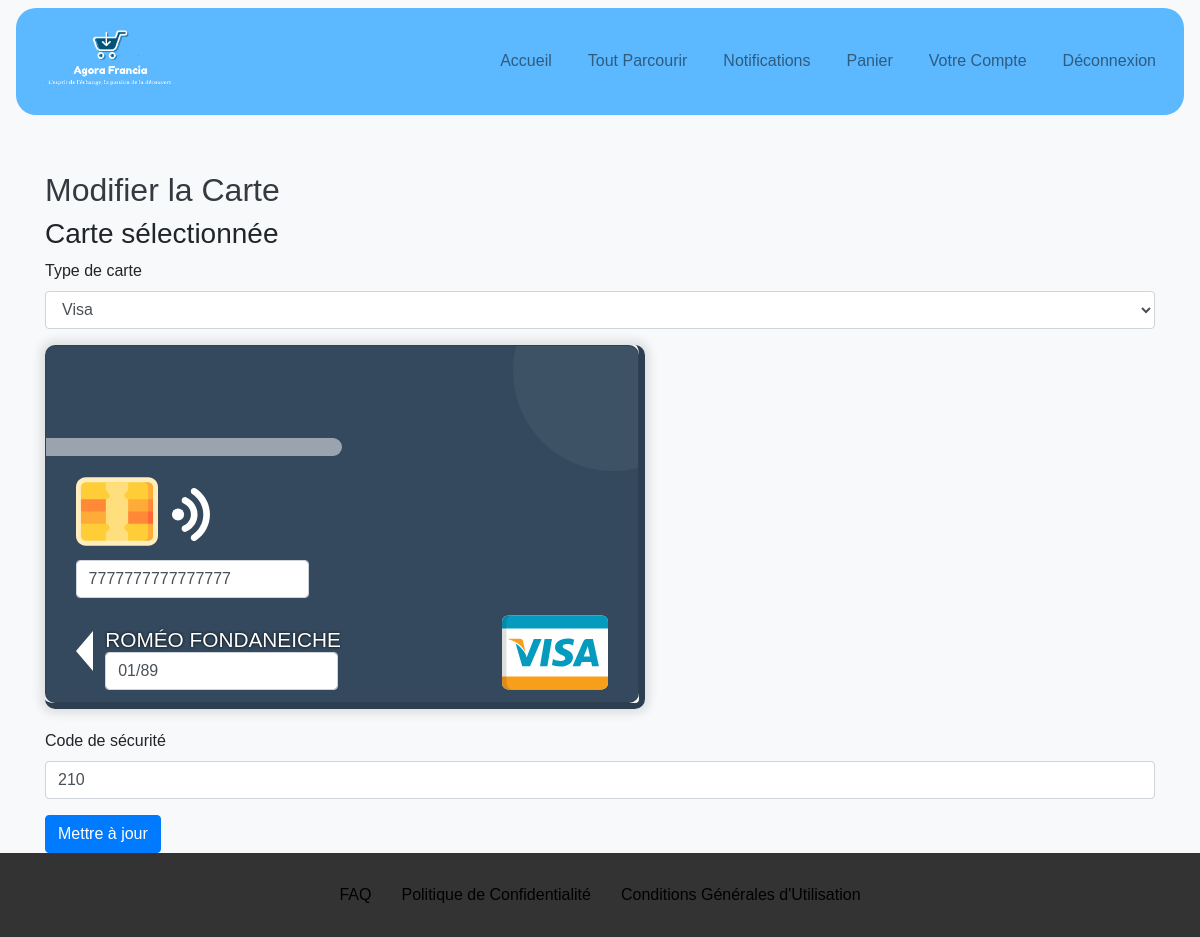
The app's page /SiteAGORA/card_edit.php?card_id=35 (signed in) with its own data.
### tables this page shows
CREATE TABLE `user_cards` (
  `id` int(11) NOT NULL,
  `user_id` int(11) NOT NULL,
  `card_type` varchar(20) NOT NULL,
  `card_number` varchar(16) NOT NULL,
  `expiry_date` varchar(5) NOT NULL,
  `security_code` int(4) NOT NULL,
  `created_at` timestamp NOT NULL DEFAULT CURRENT_TIMESTAMP
);

CREATE TABLE `users` (
  `id` int(11) NOT NULL,
  `name` varchar(100) NOT NULL,
  `email` varchar(100) NOT NULL,
  `password` varchar(255) NOT NULL,
  `created_at` timestamp NOT NULL DEFAULT CURRENT_TIMESTAMP,
  `address` varchar(255) DEFAULT NULL,
  `profile_picture` varchar(255) DEFAULT NULL,
  `user_type` enum('acheteur','vendeur','administrateur') NOT NULL DEFAULT 'acheteur',
  `background_image` varchar(255) DEFAULT NULL
);

### SiteAGORA/card_edit.php (the view, shortened to what this page needs)
<!DOCTYPE html>
<html lang="fr">
<head>
    <link rel="stylesheet" href="css/styles.css">
    <link rel="stylesheet" href="https://stackpath.bootstrapcdn.com/bootstrap/4.5.2/css/bootstrap.min.css">
</head>
<body>
    <?php
    include 'header.php';
    include 'db_connection.php';
    $card_id = $_GET['card_id'];
    $stmt = $conn->prepare("SELECT name FROM users WHERE id = ?");
    $stmt->bind_param("i", $user_id);
    $stmt->execute();
    $stmt->bind_result($name);
    $stmt = $conn->prepare("SELECT * FROM user_cards WHERE id = ?");
    $stmt->bind_param("i", $card_id);
    $stmt->execute();
    $result = $stmt->get_result();
    if ($result->num_rows > 0) {
        $card = $result->fetch_assoc();
    }
    ?>
    <div class="container mt-5">
        <h2>Modifier la Carte</h2>
        <form action="card_update.php" method="POST" enctype="multipart/form-data" id="profileForm">
            <h3>Carte sélectionnée</h3>
            <div id="cardContainer">
                <div class="form-group">
                    <label for="card_type">Type de carte</label>
                    <select class="form-control" id="card_type" name="card_type" required>
                        <option value="Visa" <?php if($card['card_type'] == "Visa") echo "selected"; ?>>Visa</option>
                    </select>
                </div>
                <div class="card-container">
                    <div class="card">
                        <img class="chip" src="./img/chip.svg"/>
                        <img class="contactless" src="./img/wifi-signal.svg"/>
                        <img class="visa" src="./img/visa.svg"/>
                        <p class="card-number">
                            <input type="nombre" class="form-control" id="card_number" name="card_number" value="<?php echo htmlspecialchars($card['card_number']); ?>" pattern="[0-9]*" placeholder="Numéro de carte" maxlength="16" required>
                        </p>
                        <div class="arrow"></div>
                        <p class="card-name"><?php echo htmlspecialchars($name); ?></p>
                        <p class="card-expire">
                            <input type="nombre" class="form-control" id="expiry_date" name="expiry_date" value="<?php echo substr(htmlspecialchars($card['expiry_date']), 0, 2) . substr(htmlspecialchars($card['expiry_date']), 2); ?>" placeholder="Date d'expiration (MM/YY)" maxlength="5">
                        </p>
                    </div>
                </div>
                <div class="form-group">
                    <label for="securityCode">Code de sécurité</label>
                    <input type="nombre" class="form-control" id="security_code" name="security_code" value="<?php echo htmlspecialchars($card['security_code']); ?>" placeholder="Code de sécurité (3 ou 4 chiffres)" maxlength="4" required>
                </div>
            </div>
            <button type="submit" class="btn btn-primary">Mettre à jour</button>
        </form>
    </div>
    <?php include 'footer.php'; ?>
</body>
</html>

### SiteAGORA/styles.css (style rules this page uses)
body { font-family: Arial, sans-serif; background-color: #f8f9fa; }
.container { margin-top: 50px; }
h2 { color: #343a40; }

### SiteAGORA/card_edit.php (style rules this page uses)
.card-container { border-radius: 10px; width: 100%; max-width: 600px; position: relative; box-shadow: 0px 0px 10px 5px rgba(0,0,0,0.1); border-bottom: 6px solid #2c3e50; border-right: 6px solid #2c3e50; margin-bottom: 20px; }
.card { background-color: rgb(52 73 94); position: relative; padding-top: 60%; overflow: hidden; border-radius: 10px; }
.chip { position: absolute; top: 35%; left: 5%; height: 23%; }
.contactless { position: absolute; top: 40%; left: 20%; height: 15%; transform: rotate(90deg); }
.visa { position: absolute; bottom: -1%; right: 5%; height: 30%; }
.card-number { position: absolute; top: 60%; left: 5%; font-size: 2.5rem; font-family: sans-serif; color: white; text-shadow: 0px 0px 5px black; }
.arrow { position: absolute; top: 80%; left: 5%; width: 0; height: 0; border-top: 20px solid transparent; border-bottom: 20px solid transparent; border-right:17px solid white; }
.card-name, .card-expire { position: absolute; left: 10%; font-family: sans-serif; color: white; text-transform: uppercase; text-shadow: 0px 0px 3px black; }
.card-name { top: 78%; font-size: 1.3rem; }
.card-expire { top: 86%; font-size: 1rem; }
.card::before { content: ""; position: absolute; display: inline-block; background-color: white; width: 50%; height: 5%; left: 0; top: 26%; border-top-right-radius: 50px; border-bottom-right-radius: 50px; opacity: 0.5; }
.card::after { content: ""; position: absolute; display: block; background-color: white; width: 200px; height: 200px; right: -75px; top:-75px; border-radius: 50%; opacity: 0.05; }

### SiteAGORA/header.php (style rules this page uses)
body { font-family: Arial, sans-serif; margin: 0; padding: 0; }

### records on screen
user_cards: card_type "Visa", card_number "7777777777777777", expiry_date "01/89", security_code "210"
users: name "ROMÉO FONDANEICHE"
